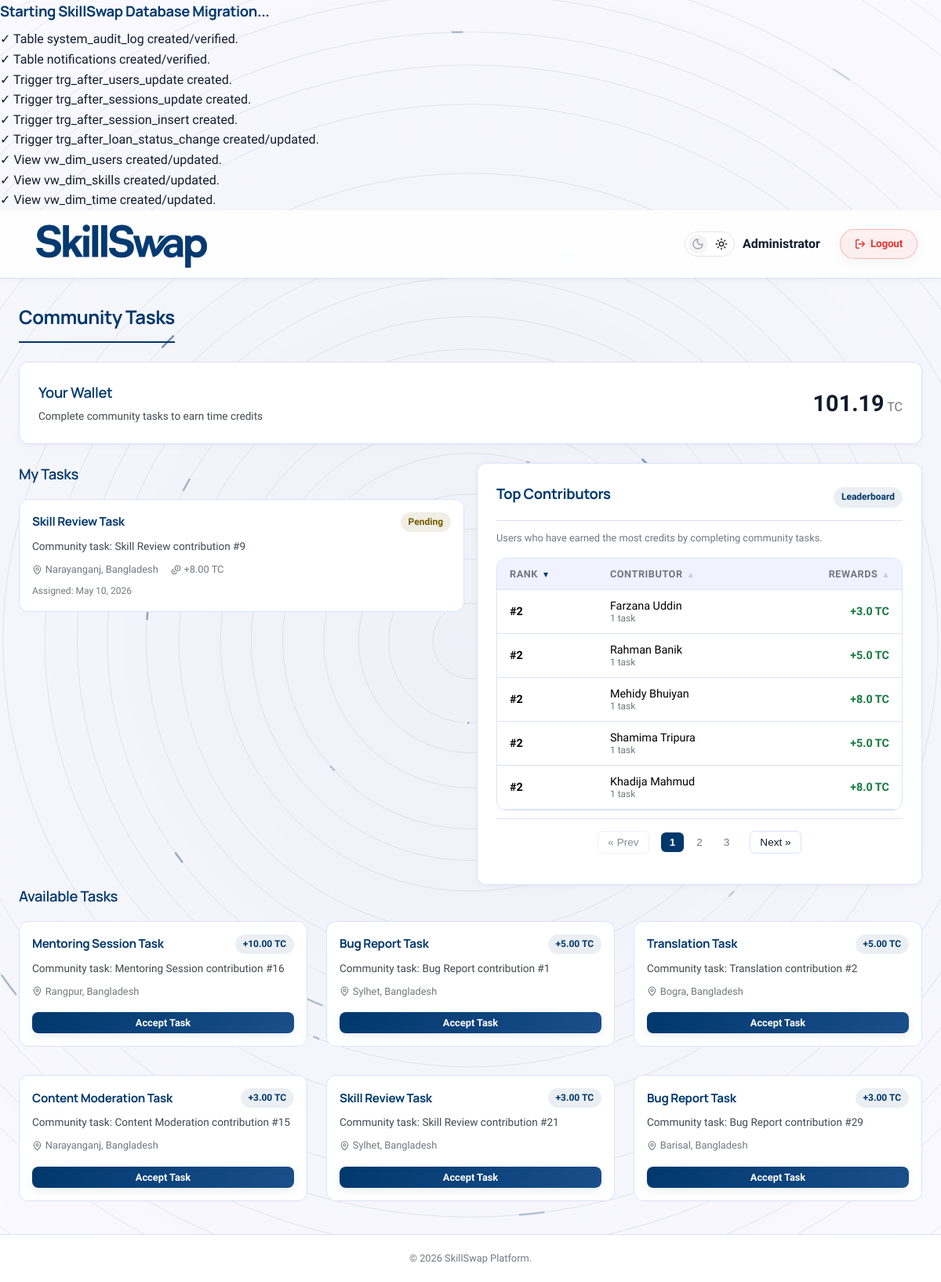
/pages/community_tasks.php?sort=rank&order=desc (signed in), run on the app's committed database.
### tables this page shows
CREATE TABLE IF NOT EXISTS wallet (
    wallet_id INT AUTO_INCREMENT PRIMARY KEY,
    user_id INT UNIQUE NOT NULL,
    balance DECIMAL(15, 2) DEFAULT 0.00 CHECK (balance >= 0.00),
    last_updated TIMESTAMP DEFAULT CURRENT_TIMESTAMP ON UPDATE CURRENT_TIMESTAMP,
    FOREIGN KEY (user_id) REFERENCES users(user_id) ON DELETE CASCADE
);

CREATE TABLE IF NOT EXISTS community_task (
    task_id INT AUTO_INCREMENT PRIMARY KEY,
    user_id INT,
    task_type VARCHAR(50),
    description TEXT,
    location VARCHAR(100),
    credit_reward DECIMAL(10, 2) DEFAULT 5.00,
    status ENUM('pending', 'in-progress', 'under-review', 'completed', 'cancelled') DEFAULT 'pending',
    submission_note TEXT,
    assigned_at TIMESTAMP DEFAULT CURRENT_TIMESTAMP,
    completed_at TIMESTAMP NULL,
    FOREIGN KEY (user_id) REFERENCES users(user_id) ON DELETE SET NULL
);

CREATE TABLE IF NOT EXISTS users (
    user_id INT AUTO_INCREMENT PRIMARY KEY,
    name VARCHAR(100) NOT NULL,
    email VARCHAR(100) UNIQUE NOT NULL,
    password_hash VARCHAR(255) NOT NULL,
    location VARCHAR(100) NOT NULL,
    bio TEXT,
    profile_photo MEDIUMBLOB,
    profile_photo_mime VARCHAR(50),
    reliability_score DECIMAL(5, 2) DEFAULT NULL,
    status ENUM('active', 'suspended') DEFAULT 'active',
    created_at TIMESTAMP DEFAULT CURRENT_TIMESTAMP,
    last_active_at TIMESTAMP DEFAULT CURRENT_TIMESTAMP ON UPDATE CURRENT_TIMESTAMP,
    availability_schedule TEXT,
    availability_locked TINYINT(1) DEFAULT 0
);

### pages/community_tasks.php (the view, shortened to what this page needs)
<?php
require_once __DIR__ . '/../config/db.php';
$user_id = $_SESSION['user_id'];
$conn->query("
    UPDATE users u
    JOIN community_task ct ON u.user_id = ct.user_id
    SET u.reliability_score = GREATEST(u.reliability_score - 0.50, 0)
    WHERE ct.status = 'in-progress' AND ct.assigned_at < NOW() - INTERVAL 1 DAY
");
$conn->query("UPDATE community_task SET status = 'pending', user_id = NULL, assigned_at = NULL WHERE status = 'in-progress' AND assigned_at < NOW() - INTERVAL 1 DAY");
$wallet = $conn->query("SELECT balance FROM wallet WHERE user_id = $user_id")->fetch_assoc();
$balance = $wallet ? $wallet['balance'] : 0.00;
$my_tasks = $conn->query("
    SELECT * FROM community_task
    WHERE user_id = $user_id AND status != 'completed'
    ORDER BY assigned_at DESC
");
$page = isset($_GET['page']) ? intval($_GET['page']) : 1;
$limit = 9;
$offset = ($page - 1) * $limit;
$available_tasks = $conn->query("
    SELECT * FROM community_task
    WHERE status = 'pending' AND (user_id IS NULL OR user_id != $user_id)
    ORDER BY credit_reward DESC
    LIMIT $limit OFFSET $offset
");
$sort = trim($_GET['sort'] ?? 'rank');
$order = trim($_GET['order'] ?? 'asc');
$allowed_sorts = [
    'rank' => 'task_rank',
    'name' => 'name',
    'rewards' => 'total_rewards'
];
$sort_col = $allowed_sorts[$sort] ?? 'task_rank';
$order_sql = (strtolower($order) === 'desc') ? 'DESC' : 'ASC';
$task_leaderboard = $conn->query("
    WITH task_ranks AS (
        SELECT
            u.name,
            u.user_id,
            COUNT(ct.task_id) AS tasks_completed,
            SUM(ct.credit_reward) AS total_rewards,
            DENSE_RANK() OVER (ORDER BY COUNT(ct.task_id) DESC) as task_rank
        FROM community_task ct
        JOIN users u ON ct.user_id = u.user_id
        WHERE ct.status = 'completed'
        GROUP BY ct.user_id
    )
    SELECT * FROM task_ranks WHERE task_rank <= 5 ORDER BY $sort_col $order_sql
");
include __DIR__ . '/../includes/header.php';
?>
<div class="page-wrapper">
    <div class="container">
        <h1 class="page-title">Community Tasks</h1>
        <div class="card mb-3">
            <div class="flex justify-between items-center">
                <div>
                    <h3 class="section-title" style="margin-bottom:4px;">Your Wallet</h3>
                    <p style="color:var(--text-secondary); font-size:0.85rem;">Complete community tasks to earn time credits</p>
                </div>
                <div style="text-align:right;">
                    <span style="font-size:1.8rem; font-weight:700; color:var(--orange-primary);"><?php echo number_format($balance, 2); ?></span>
                    <span style="color:var(--text-muted);">TC</span>
                </div>
            </div>
        </div>
        <div class="grid-2" style="align-items: start;">
            <div>
                <h2 class="section-title" style="margin-top:0;">My Tasks</h2>
                <?php if ($my_tasks->num_rows > 0): ?>
                    <?php while ($t = $my_tasks->fetch_assoc()):
                        $status_class = 'badge-warning';
                        ?>
                        <div class="task-card">
                            <div class="task-header">
                                <h4><?php echo htmlspecialchars($t['task_type']); ?> Task</h4>
                                <span class="badge <?php echo $status_class; ?>">
                                    <?php
                                    if ($t['status'] === 'under-review') echo 'Under Review';
                                    else echo ucfirst($t['status']);
                                    ?>
                                </span>
                            </div>
                            <p><?php echo htmlspecialchars($t['description']); ?></p>
                            <div class="task-meta">
                                <span style="display: flex; align-items: center; gap: 4px;"><i data-lucide="map-pin" class="lucide-sm"></i> <?php echo htmlspecialchars($t['location']); ?></span>
                                <span style="display: flex; align-items: center; gap: 4px;"><i data-lucide="coins" class="lucide-sm"></i> +<?php echo number_format($t['credit_reward'], 2); ?> TC</span>
                            </div>
                            <div class="task-meta mt-1" style="font-size: 0.75rem;">
                                <span>Assigned: <?php echo date('M d, Y', strtotime($t['assigned_at'])); ?></span>
                            </div>
                        </div>
                    <?php endwhile; ?>
                <?php endif; ?>
            </div>
            <div class="card">
                <div class="card-header">
                    <h3>Top Contributors</h3>
                    <span class="badge badge-orange">Leaderboard</span>
                </div>
                <p style="color:var(--text-muted); font-size:0.8rem; margin-bottom: 15px;">
                    Users who have earned the most credits by completing community tasks.
                </p>
                <?php if ($task_leaderboard && $task_leaderboard->num_rows > 0): ?>
                    <div class="table-wrapper">
                        <table>
                            <thead>
                                <tr>
                                    <th>
                                        <span class="th-content">
                                            <span>Rank</span>
                                            <?php echo renderTableSort('rank', $sort, $order); ?>
                                        </span>
                                    </th>
                                    <th>
                                        <span class="th-content">
                                            <span>Contributor</span>
                                            <?php echo renderTableSort('name', $sort, $order); ?>
                                        </span>
                                    </th>
                                    <th style="text-align: right;">
                                        <span class="th-content" style="justify-content: flex-end;">
                                            <span>Rewards</span>
                                            <?php echo renderTableSort('rewards', $sort, $order); ?>
                                        </span>
                                    </th>
                                </tr>
                            </thead>
                            <tbody>
                                <?php while ($tl = $task_leaderboard->fetch_assoc()):
                                    $is_current_user = ($tl['user_id'] == $user_id);
                                    ?>
                                    <tr style="<?php echo $is_current_user ? 'background: var(--primary-glow); font-weight: 600;' : ''; ?>">
                                        <td><strong>#<?php echo $tl['task_rank']; ?></strong></td>
                                        <td>
                                            <?php echo htmlspecialchars($tl['name']); ?>
                                            <br><small style="color:var(--text-muted); font-size:0.75rem;"><?php echo $tl['tasks_completed']; ?> task<?php echo $tl['tasks_completed'] == 1 ? '' : 's'; ?></small>
                                        </td>
                                        <td style="text-align: right; color: var(--success); font-weight: 600;">
                                            +<?php echo number_format($tl['total_rewards'], 1); ?> TC
                                        </td>
                                    </tr>
                                <?php endwhile; ?>
                            </tbody>
                        </table>
                    </div>
                <?php else: ?>
                    <p style="color: var(--text-muted); font-size: 0.85rem; text-align: center;">No task contributors recorded yet.</p>
                <?php endif; ?>
            </div>
        </div>
        <h2 class="section-title mt-4">Available Tasks</h2>
        <?php if ($available_tasks->num_rows > 0): ?>
            <div style="display: grid; grid-template-columns: repeat(auto-fill, minmax(300px, 1fr)); gap: 1.5rem;">
                <?php while ($t = $available_tasks->fetch_assoc()): ?>
                    <div class="task-card">
                        <div class="task-header">
                            <h4><?php echo htmlspecialchars($t['task_type']); ?> Task</h4>
                            <span class="badge badge-orange">+<?php echo number_format($t['credit_reward'], 2); ?> TC</span>
                        </div>
                        <p><?php echo htmlspecialchars($t['description']); ?></p>
                        <div class="task-meta">
                            <span style="display: flex; align-items: center; gap: 4px;"><i data-lucide="map-pin" class="lucide-sm"></i> <?php echo htmlspecialchars($t['location']); ?></span>
                        </div>
                        <form method="POST" class="mt-2">
                            <button type="submit" class="btn btn-sm btn-primary" style="width: 100%;">Accept Task</button>
                        </form>
                    </div>
                <?php endwhile; ?>
            </div>
        <?php endif; ?>
    </div>
</div>
<?php include __DIR__ . '/../includes/footer.php'; ?>

### data on the page
wallet: balance "101.19"
community_task: task_type "Skill Review", status "Pending", description "Community task: Skill Review contribution #9", location "Narayanganj, Bangladesh", credit_reward "8.00", assigned_at "May 10, 2026"
users: task_rank "2", name "Farzana Uddin", tasks_completed "1", total_rewards "3.0"
users: task_rank "2", name "Rahman Banik", tasks_completed "1", total_rewards "5.0"
users: task_rank "2", name "Mehidy Bhuiyan", tasks_completed "1", total_rewards "8.0"
users: task_rank "2", name "Shamima Tripura", tasks_completed "1", total_rewards "5.0"
users: task_rank "2", name "Khadija Mahmud", tasks_completed "1", total_rewards "8.0"
community_task: task_type "Mentoring Session", credit_reward "10.00", description "Community task: Mentoring Session contribution #16", location "Rangpur, Bangladesh"
community_task: task_type "Bug Report", credit_reward "5.00", description "Community task: Bug Report contribution #1", location "Sylhet, Bangladesh"
community_task: task_type "Translation", credit_reward "5.00", description "Community task: Translation contribution #2", location "Bogra, Bangladesh"
community_task: task_type "Content Moderation", credit_reward "3.00", description "Community task: Content Moderation contribution #15", location "Narayanganj, Bangladesh"
community_task: task_type "Skill Review", credit_reward "3.00", description "Community task: Skill Review contribution #21", location "Sylhet, Bangladesh"
community_task: task_type "Bug Report", credit_reward "3.00", description "Community task: Bug Report contribution #29", location "Barisal, Bangladesh"

### other printed values
$user_name "Administrator"
$arrow "▾"
